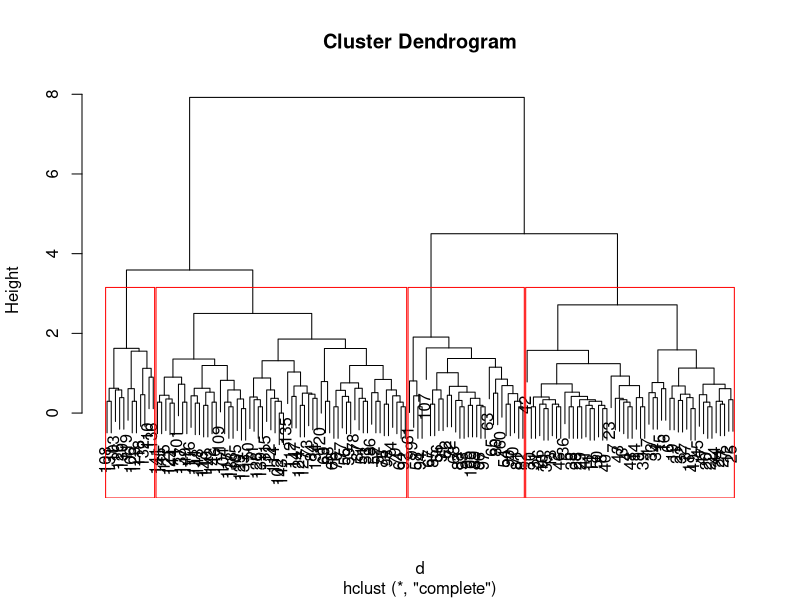

Write the R code that produced this figure.

iris1= iris
iris1$species=NULL

iris1

d= dist(iris1, method = "euclidean")

hfit = hclust(d)
plot(hfit)

grps = cutree(hfit, k=4)

grps
rect.hclust(hfit, k=4 , border = "red");
